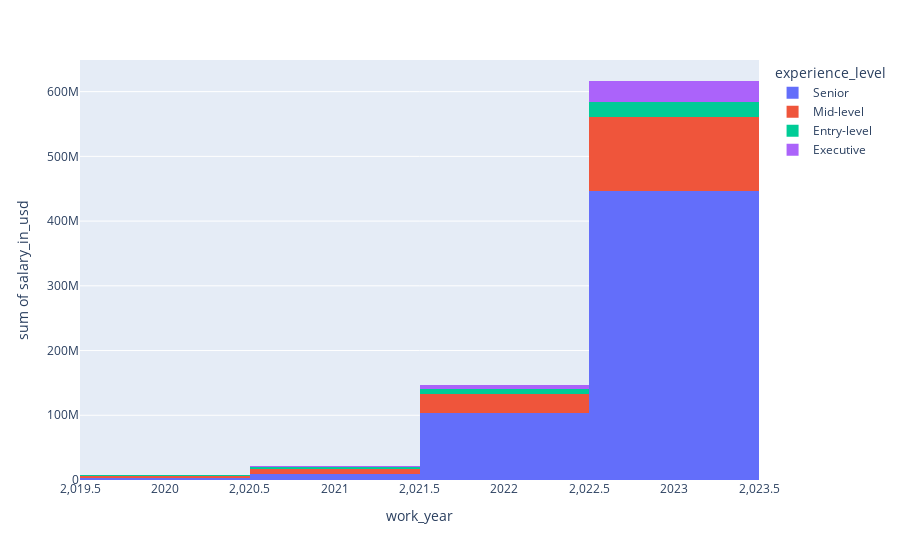

Notebook code cell kept with this figure:
### Code cell
fig = px.histogram(mini_project_dataset, x="work_year", y="salary_in_usd", color = 'experience_level')
fig.show()

### Figure 1 — Plotly figure (JSON) as saved in the notebook; plotly's stock layout.template omitted (floating-point values rounded to 4 significant figures; data arrays with more than 128 entries replaced by an {"elided": "..."} marker saying what was removed)
{"data": [{"alignmentgroup": "True", "bingroup": "x", "histfunc": "sum", "hovertemplate": "experience_level=Senior<br>work_year=%{x}<br>sum of salary_in_usd=%{y}<extra></extra>", "legendgroup": "Senior", "marker": {"color": "#636efa", "pattern": {"shape": ""}}, "name": "Senior", "offsetgroup": "Senior", "orientation": "v", "showlegend": true, "type": "histogram", "x": {"elided": "3495 int values"}, "xaxis": "x", "y": {"elided": "3495 int values"}, "yaxis": "y"}, {"alignmentgroup": "True", "bingroup": "x", "histfunc": "sum", "hovertemplate": "experience_level=Mid-level<br>work_year=%{x}<br>sum of salary_in_usd=%{y}<extra></extra>", "legendgroup": "Mid-level", "marker": {"color": "#EF553B", "pattern": {"shape": ""}}, "name": "Mid-level", "offsetgroup": "Mid-level", "orientation": "v", "showlegend": true, "type": "histogram", "x": {"elided": "1386 int values"}, "xaxis": "x", "y": {"elided": "1386 int values"}, "yaxis": "y"}, {"alignmentgroup": "True", "bingroup": "x", "histfunc": "sum", "hovertemplate": "experience_level=Entry-level<br>work_year=%{x}<br>sum of salary_in_usd=%{y}<extra></extra>", "legendgroup": "Entry-level", "marker": {"color": "#00cc96", "pattern": {"shape": ""}}, "name": "Entry-level", "offsetgroup": "Entry-level", "orientation": "v", "showlegend": true, "type": "histogram", "x": {"elided": "454 int values"}, "xaxis": "x", "y": {"elided": "454 int values"}, "yaxis": "y"}, {"alignmentgroup": "True", "bingroup": "x", "histfunc": "sum", "hovertemplate": "experience_level=Executive<br>work_year=%{x}<br>sum of salary_in_usd=%{y}<extra></extra>", "legendgroup": "Executive", "marker": {"color": "#ab63fa", "pattern": {"shape": ""}}, "name": "Executive", "offsetgroup": "Executive", "orientation": "v", "showlegend": true, "type": "histogram", "x": {"elided": "226 int values"}, "xaxis": "x", "y": {"elided": "226 int values"}, "yaxis": "y"}], "layout": {"barmode": "relative", "legend": {"title": {"text": "experience_level"}, "tracegroupgap": 0}, "margin": {"t": 60}, "xaxis": {"anchor": "y", "domain": [0, 1], "title": {"text": "work_year"}}, "yaxis": {"anchor": "x", "domain": [0, 1], "title": {"text": "sum of salary_in_usd"}}}}
